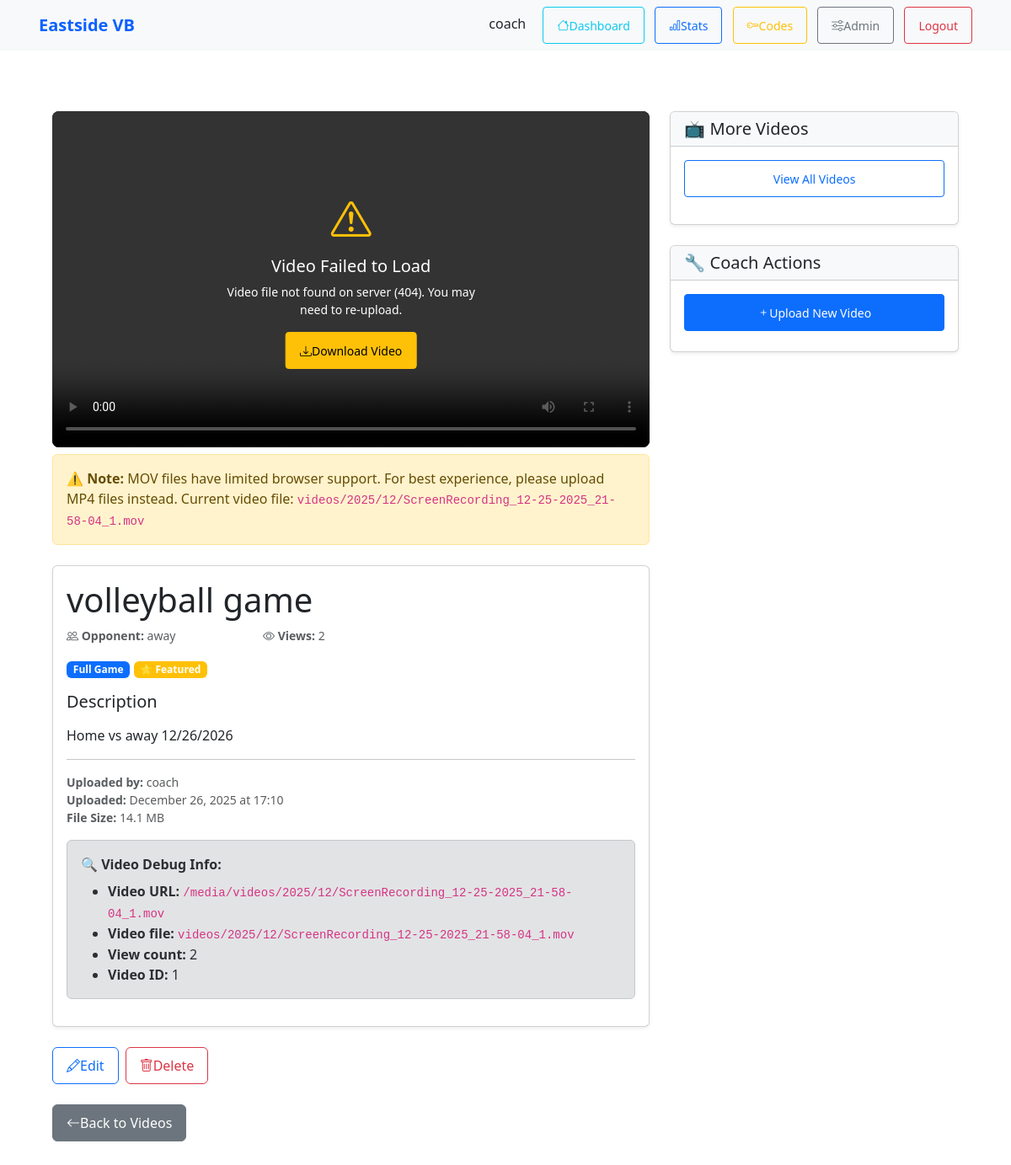
Before: /videos/1/ (signed in) with the older database file.
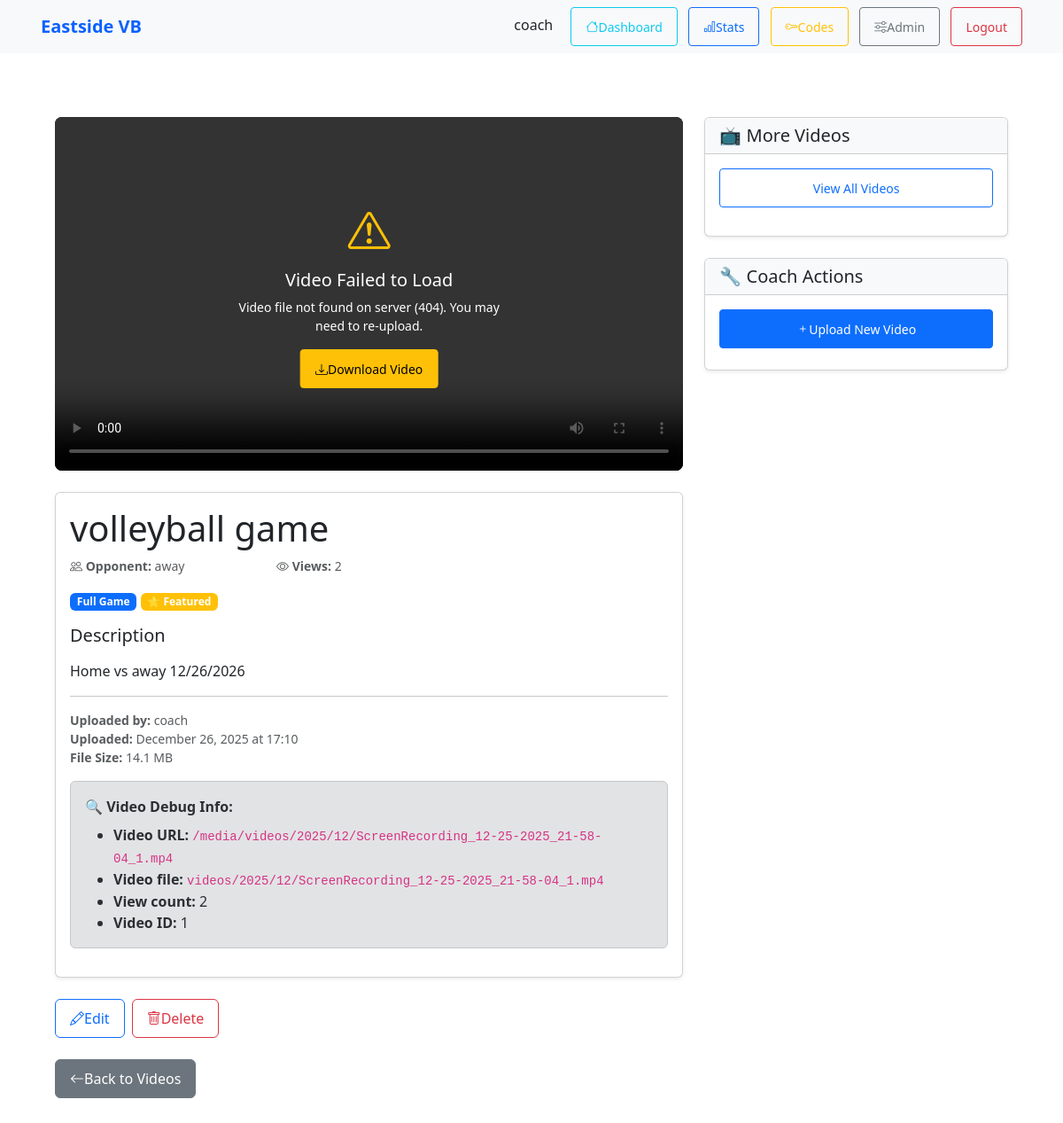
After: the same page with the newer database file.
### team/models.py (models this page shows, shortened)
class GameVideo(models.Model):
    GAME_TYPE_FULL = 'full'
    GAME_TYPE_HIGHLIGHT = 'highlight'
    GAME_TYPE_PRACTICE = 'practice'
    GAME_TYPE_CHOICES = [
        (GAME_TYPE_FULL, 'Full Game'),
        (GAME_TYPE_HIGHLIGHT, 'Highlights'),
        (GAME_TYPE_PRACTICE, 'Practice'),
    ]
    title = models.CharField(max_length=200, help_text="e.g., 'State Championship vs Lincoln High'")
    description = models.TextField(blank=True, help_text="Game summary, notes, or highlights")
    game_type = models.CharField(max_length=20, choices=GAME_TYPE_CHOICES, default=GAME_TYPE_FULL)
    game_date = models.DateField(null=True, blank=True, help_text="Date game was played")
    opponent = models.CharField(max_length=200, blank=True, help_text="Opponent team name")
    video = models.FileField(upload_to='videos/%Y/%m/', help_text="MP4, MOV, or MKV (max 2GB)")
    thumbnail = models.ImageField(upload_to='video_thumbnails/%Y/%m/', null=True, blank=True)
    duration_seconds = models.IntegerField(default=0, help_text="Video duration in seconds")
    file_size_mb = models.FloatField(default=0, help_text="File size in MB")
    uploaded_by = models.ForeignKey(User, on_delete=models.CASCADE, related_name='uploaded_videos', help_text="Coach who uploaded")
    is_featured = models.BooleanField(default=False, help_text="Show on home page")
    view_count = models.IntegerField(default=0)
    private = models.BooleanField(default=True, help_text="Only team members can view")
    uploaded_at = models.DateTimeField(auto_now_add=True)
    updated_at = models.DateTimeField(auto_now=True)
    class Meta:
        ordering = ['-game_date', '-uploaded_at']
        indexes = [models.Index(fields=['-game_date']), models.Index(fields=['-uploaded_at'])]
    def can_view(self, user: User | None) -> bool:
        if not user or not user.is_authenticated:
            return False
        if user.is_staff or user.is_superuser:
            return True
        return hasattr(user, 'playerprofile')

### team/views.py (the view)
# urls.py: path('videos/<int:pk>/', video_detail, name='video_detail'),
@login_required
@user_passes_test(is_team_member)
def video_detail(request, pk):
    video = get_object_or_404(GameVideo, pk=pk)
    if not video.can_view(request.user):
        raise Http404("Video not found or you don't have permission to view it.")
    if request.method == 'GET' and 'view_count_incremented' not in request.session:
        video.view_count += 1
        video.save(update_fields=['view_count'])
        request.session['view_count_incremented'] = True
    video_mime_type = 'video/mp4'
    if video.video:
        video_url = video.video.url.lower()
        if video_url.endswith('.mov'):
            video_mime_type = 'video/quicktime'
        elif video_url.endswith('.mkv'):
            video_mime_type = 'video/x-matroska'
        elif video_url.endswith('.webm'):
            video_mime_type = 'video/webm'
        elif video_url.endswith('.avi'):
            video_mime_type = 'video/x-msvideo'
    context = {
        'video': video,
        'is_coach': is_coach(request.user),
        'is_uploader': video.uploaded_by == request.user or is_coach(request.user),
        'video_mime_type': video_mime_type,
    }
    return render(request, 'team/video_detail.html', context)

### team/views.py (called while the page is built)
def is_coach(user):
    return user.is_staff or user.is_superuser

def is_team_member(user):
    if user.is_staff or user.is_superuser:
        return True
    return hasattr(user, 'playerprofile') and user.playerprofile is not None

### team/templates/team/video_detail.html (shortened to what this page needs)
{% extends 'base.html' %}
{% load static %}
{% block content %}
<div class="container mt-5 mb-5">
    <div class="row">
        <div class="col-lg-8">
            <div class="video-player mb-4">
                {% if video.video %}
                    <div id="videoContainer" style="position: relative; width: 100%; aspect-ratio: 16/9; background: #000; border-radius: 8px; overflow: hidden;">
                        <div id="videoError" style="display: none; position: absolute; top: 50%; left: 50%; transform: translate(-50%, -50%); color: white; text-align: center; z-index: 10; padding: 20px;">
                            <i class="bi bi-exclamation-triangle" style="font-size: 3rem; color: #ffc107;"></i>
                            <h5 class="mt-2">Video Failed to Load</h5>
                            <p id="errorMessage" class="small">Unable to play video</p>
                            <a href="{{ video.video.url }}" class="btn btn-warning btn-sm" download>
                                <i class="bi bi-download"></i> Download Video
                            </a>
                        </div>
                        <video
                            id="videoPlayer"
                            style="width: 100%; height: 100%; display: block;"
                            controls
                            preload="metadata"
                            playsinline
                            controlsList="nodownload">
                            <source src="{{ video.video.url }}" type="video/mp4">
                            <source src="{{ video.video.url }}" type="video/quicktime">
                        </video>
                    </div>
                    {% if "mov" in video.video.url|lower %}
                    <div class="alert alert-warning mt-2">
                        <strong>⚠️ Note:</strong> MOV files have limited browser support. For best experience, please upload MP4 files instead.
                        Current video file: <code>{{ video.video }}</code>
                    </div>
                    {% endif %}
                {% else %}
                    <div class="alert alert-info">
                        <i class="bi bi-info-circle"></i> No video file has been uploaded yet.
                    </div>
                {% endif %}
            </div>
            <div class="card shadow-sm mb-4">
                <div class="card-body">
                    <h1 class="card-title">{{ video.title }}</h1>
                    <div class="row text-muted small mb-3">
                        {% if video.opponent %}
                        <div class="col-md-4">
                            <i class="bi bi-people"></i> <strong>Opponent:</strong> {{ video.opponent }}
                        </div>
                        {% endif %}
                        <div class="col-md-4">
                            <i class="bi bi-eye"></i> <strong>Views:</strong> {{ video.view_count }}
                        </div>
                    </div>
                    <div class="mb-3">
                        <span class="badge bg-primary">{{ video.get_game_type_display }}</span>
                        {% if video.is_featured %}
                        <span class="badge bg-warning">⭐ Featured</span>
                        {% endif %}
                    </div>
                    {% if video.description %}
                    <div class="mb-3">
                        <h5>Description</h5>
                        <p class="card-text">{{ video.description|linebreaks }}</p>
                    </div>
                    {% endif %}
                    <hr>
                    <div class="small text-muted">
                        <p>
                            <strong>Uploaded by:</strong> {{ video.uploaded_by.get_full_name|default:video.uploaded_by.username }}
                            <br />
                            <strong>Uploaded:</strong> {{ video.uploaded_at|date:"F d, Y \a\t H:i" }}
                            <br />
                            <strong>File Size:</strong> {{ video.file_size_mb|floatformat:1 }} MB
                        </p>
                    </div>
                    <div class="alert alert-secondary mt-3">
                        <strong>🔍 Video Debug Info:</strong>
                        <ul class="mb-0 mt-2">
                            <li><strong>Video URL:</strong> <code>{{ video.video.url }}</code></li>
                            <li><strong>Video file:</strong> <code>{{ video.video }}</code></li>
                            <li><strong>View count:</strong> {{ video.view_count }}</li>
                            <li><strong>Video ID:</strong> {{ video.id }}</li>
                        </ul>
                    </div>                </div>
            </div>
            {% if is_coach or is_uploader %}
            <div class="d-flex gap-2 mb-4">
                <a href="{% url 'team:video_edit' video.pk %}" class="btn btn-outline-primary">
                    <i class="bi bi-pencil"></i> Edit
                </a>
                <a href="{% url 'team:video_delete' video.pk %}" class="btn btn-outline-danger">
                    <i class="bi bi-trash"></i> Delete
                </a>
            </div>
            {% endif %}
            <a href="{% url 'team:video_list' %}" class="btn btn-secondary">
                <i class="bi bi-arrow-left"></i> Back to Videos
            </a>
        </div>
        <div class="col-lg-4">
            <div class="card shadow-sm mb-4">
                <div class="card-header bg-light">
                    <h5 class="mb-0">📺 More Videos</h5>
                </div>
                <div class="card-body">
                    <p class="text-muted">
                        <a href="{% url 'team:video_list' %}" class="btn btn-outline-primary btn-sm w-100">
                            View All Videos
                        </a>
                    </p>
                </div>
            </div>
            {% if is_coach %}
            <div class="card shadow-sm">
                <div class="card-header bg-light">
                    <h5 class="mb-0">🔧 Coach Actions</h5>
                </div>
                <div class="card-body">
                    <a href="{% url 'team:video_upload' %}" class="btn btn-primary btn-sm w-100 mb-2">
                        <i class="bi bi-plus"></i> Upload New Video
                    </a>
                </div>
            </div>
            {% endif %}
        </div>
    </div>
</div>
{% endblock %}

### team/templates/base.html (shortened to what this page needs)
<!doctype html>
<html lang="en">
  <head>
    {% load static %}
    <link href="https://cdn.jsdelivr.net/npm/bootstrap@5.3.2/dist/css/bootstrap.min.css" rel="stylesheet">
    <link rel="stylesheet" href="https://cdn.jsdelivr.net/npm/bootstrap-icons@1.11.0/font/bootstrap-icons.css">
    <link rel="stylesheet" href="{% static 'team/css/players.css' %}">
  </head>
  <body>
    <nav class="navbar navbar-expand-lg navbar-light bg-light">
      <div class="container">
        {% block brand %}
        <span class="navbar-brand navbar-brand-static">Eastside VB</span>
        {% endblock %}
        <div class="ms-auto">
          {% if user.is_authenticated %}
            <span class="me-3">{{ user.username }}</span>
            <a class="btn btn-sm btn-outline-info me-2" href="{% url 'team:player_dashboard' %}" title="My Dashboard">
              <i class="bi bi-house"></i> Dashboard
            </a>
            {% if user.is_staff %}
              <a class="btn btn-sm btn-outline-primary me-2" href="{% url 'team:player_stats_list' %}" title="View Team Stats">
                <i class="bi bi-bar-chart"></i> Stats
              </a>
              <a class="btn btn-sm btn-outline-warning me-2" href="{% url 'team:coach_codes' %}" title="Generate Access Codes">
                <i class="bi bi-key"></i> Codes
              </a>
              <a class="btn btn-sm btn-outline-secondary me-2" href="/admin/">
                <i class="bi bi-sliders"></i> Admin
              </a>
            {% endif %}
            <form method="post" action="{% url 'logout' %}" style="display:inline;">
              <button class="btn btn-sm btn-outline-danger" type="submit">Logout</button>
            </form>
          {% else %}
            <a class="btn btn-sm btn-outline-primary me-2" href="/signup/">Sign up</a>
            <a class="btn btn-sm btn-outline-success" href="/accounts/login/">Login</a>
          {% endif %}
        </div>
      </div>
    </nav>
    <main class="container py-4">
      {% block content %}{% endblock %}
    </main>
  </body>
</html>

### team/static/team/css/players.css (style rules this page uses)
.navbar-brand-static { cursor: default; pointer-events: none; color: #0b61ff; text-decoration: none; font-weight: 600; }

### team/templates/base.html (style rules this page uses)
.navbar-brand-static { cursor: default; pointer-events: none; color: #0b61ff; text-decoration: none; font-weight: 600; }
body { -webkit-font-smoothing: antialiased; -webkit-touch-callout: none; }
.btn { min-height: 44px; min-width: 44px; display: inline-flex; align-items: center; justify-content: center; padding: 0.5rem 1rem; }

Changed rows visible on the page:
changed GameVideo "volleyball game": video "/media/videos/2025/12/ScreenRecording_12-25-2025_21-58-04_1.mov" → "/media/videos/2025/12/ScreenRecording_12-25-2025_21-58-04_1.mp4"; video "videos/2025/12/ScreenRecording_12-25-2025_21-58-04_1.mov" → "videos/2025/12/ScreenRecording_12-25-2025_21-58-04_1.mp4"; video "videos/2025/12/ScreenRecording_12-25-2025_21-58-04_1.mov" → (not shown)
Other visible differences:
text no longer shown: "⚠️ Note: MOV files have limited browser support. For best experience, please upload MP4 files instead. Current video file:"
